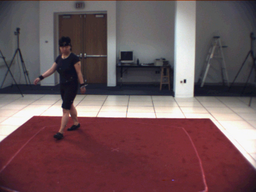
#> input picture optical_flow/video3/fr00100.png, 256 x 192 px, shrunk from 640 x 480 before the run; the run also reads 1 picture not shown here
$ python test_optical_flow.py
#> lines starting #> are read from the running program, lines starting #| are printed output that depends on the picture; long printed decimals are rounded
### optical_flow/optical_flow.py
import cv2
import numpy as np
import matplotlib.pyplot as plt


def get_gradients_optical_flow(img1, img2, Show=False):
    kernelX = np.array([[-1, 1], [-1, 1]]) * 0.25
    kernelY = np.array([[-1, -1], [1, 1]]) * 0.25
    kernelT = np.ones([2, 2]) * 0.25

    # fx -> Ix = (Ix1 + Ix2 ) / 2
    Ix = (cv2.filter2D(img1, -1, kernelX) + cv2.filter2D(img2, -1, kernelX)) / 2
    # fy -> Iy = (Iy1 + Iy2 ) / 2
    Iy = (cv2.filter2D(img1, -1, kernelY) + cv2.filter2D(img2, -1, kernelY)) / 2
    # ft -> It = It2 - It1
    It = cv2.filter2D(img2, -1, kernelT) + cv2.filter2D(img1, -1, -kernelT)

    if Show:
        cv2.imshow("Ix", Ix)
        cv2.imshow("Iy", Iy)
        cv2.imshow("It", It)
        cv2.waitKey(0)

    return Ix, Iy, It


def LK_optical_flow_v1(img1, img2, M=3, stride=1):
    if len(img1.shape) < 3 and len(img1.shape) < 3:
        dim = img1.shape
        flow = np.zeros((dim[0], dim[1], 2))

        Ix, Iy, It = get_gradients_optical_flow(img1, img2)
        Ix2 = np.power(Ix, 2)
        Iy2 = np.power(Iy, 2)

        for u in range(M, dim[0] - M + 1, stride):
            for v in range(M, dim[1] - M + 1, stride):
                sumIx2 = np.sum(Ix2[u:u+M, v:v+M])
                sumIy2 = np.sum(Iy2[u:u+M, v:v+M])
                sumIxIy = np.sum(np.multiply(Ix[u:u+M, v:v+M], Iy[u:u+M, v:v+M]))
                sumIxIt = np.sum(np.multiply(Ix[u:u+M, v:v+M], It[u:u+M, v:v+M]))
                sumIyIt = np.sum(np.multiply(Iy[u:u+M, v:v+M], It[u:u+M, v:v+M]))

                A = np.array([[sumIx2, sumIxIy], [sumIxIy, sumIy2]])
                b = np.array([[-sumIxIt], [-sumIyIt]])
                A_inv = np.linalg.pinv(A)
                result = np.dot(A_inv, b)
                flow[u, v, 0] = result[0]
                flow[u, v, 1] = result[1]

        return flow

    else:
        print("Error input data. Images must be in grayscale.")
        return


def LK_optical_flow_v2(img1, img2, M=3, stride=1):
    if len(img1.shape) < 3 and len(img1.shape) < 3:
        dim = img1.shape
        flow = np.zeros((dim[0], dim[1], 2))

        Ix, Iy, It = get_gradients_optical_flow(img1, img2)
        Ix2 = np.power(Ix, 2)
        Iy2 = np.power(Iy, 2)

        for u in range(M, dim[0] - M + 1, stride):
            for v in range(M, dim[1] - M + 1, stride):
                sumIx2 = np.sum(Ix2[u:u+M, v:v+M])
                sumIy2 = np.sum(Iy2[u:u+M, v:v+M])
                sumIxIy = np.sum(np.multiply(Ix[u:u+M, v:v+M], Iy[u:u+M, v:v+M]))
                sumIxIt = np.sum(np.multiply(Ix[u:u+M, v:v+M], It[u:u+M, v:v+M]))
                sumIyIt = np.sum(np.multiply(Iy[u:u+M, v:v+M], It[u:u+M, v:v+M]))

                denom = ((sumIx2 * sumIy2) - (sumIxIy * sumIxIy))
                if denom != 0.0:
                    flow[u, v, 0] = ((-sumIy2 * sumIxIt) + (sumIxIy * sumIyIt)) / denom
                    flow[u, v, 1] = ((sumIxIy * sumIxIt) - (sumIx2 * sumIyIt)) / denom
                else:
                    flow[u, v, 0] = 0
                    flow[u, v, 1] = 0
        return flow

    else:
        print("Error input data. Images must be in grayscale.")
        return


def HS_optical_flow(img1, img2, its=300, alpha=2, delta=10**-1, convergence=True):
    if len(img1.shape) < 3 and len(img1.shape) < 3:
        dim = img1.shape
        kernel = np.array([[1/12, 1/6, 1/12], [1/6, 0, 1/6], [1/12, 1/6, 1/12]])
        U = np.zeros_like(img1)
        V = np.zeros_like(img1)
        flow = np.zeros((dim[0], dim[1], 2))

        Ix, Iy, It = get_gradients_optical_flow(img1, img2)
        Ix2 = np.power(Ix, 2)
        Iy2 = np.power(Iy, 2)

        iter_counter = 0

        while True:
            iter_counter += 1
            # Check if our iteration is on range.
            if iter_counter > its:
                break

            # Compute local averages of the flow vectors
            uAvg = cv2.filter2D(U, -1, kernel)
            vAvg = cv2.filter2D(V, -1, kernel)
            uNumer = np.multiply((np.multiply(Ix, uAvg) + np.multiply(Iy, vAvg) + It), Ix)
            vNumer = np.multiply((np.multiply(Ix, uAvg) + np.multiply(Iy, vAvg) + It), Iy)
            Denom = (alpha ** 2) + Ix2 + Iy2

            # U -> flow[:,:,0]
            U_prev = U
            U = uAvg - np.divide(uNumer, Denom)
            # V -> flow[:,:,1]
            V = vAvg - np.divide(vNumer, Denom)

            print("Iteration number: ", iter_counter)

            #If Check if our iteration is on range.
            if convergence:
                diff = np.linalg.norm(U - U_prev, 2)
                print("Iteration number: ", iter_counter, " / Error: ", diff, diff < delta)
                if diff < delta:
                    break

        flow[:, :, 0] = U
        flow[:, :, 1] = V
        return flow
    else:
        print("Error input data. Images must be in grayscale.")
        return

def remove_noise(flow_in, th = 0.1):
    dim = flow_in.shape
    flow_out = np.zeros_like(flow_in)
    magnitude = np.linalg.norm(flow_in, axis=2)
    magnitude[magnitude < (th * (np.abs(np.max(magnitude) - np.min(magnitude))))] = 0

    for y in range(0, dim[0]):
        for x in range(0, dim[1]):
            if magnitude[y, x] != 0:
                flow_out[y, x, :] = flow_in[y, x, :]

    return flow_out


def plot_quiver(ax, flow, spacing=5, normalize=False, **kwargs):
    dim = flow.shape
    x = np.arange(0, dim[1], spacing)
    y = np.arange(0, dim[0], spacing)
    flow = flow[np.ix_(y, x)]
    X, Y = np.meshgrid(x, y)
    n = -5

    #Normalize the arrows:
    if normalize:
        eps = 0
        #eps = np.finfo(np.float32).eps
        U = np.divide(flow[:, :, 0], np.sqrt(flow[:, :, 0] ** 2 + flow[:, :, 1] ** 2) + eps)
        V = np.divide(flow[:, :, 1], np.sqrt(flow[:, :, 0] ** 2 + flow[:, :, 1] ** 2) + eps)
        U = np.nan_to_num(U)
        V = np.nan_to_num(V)
    else:
        U = flow[:, :, 0]
        V = flow[:, :, 1]

    color_array = np.sqrt(((V - n) / 2) ** 2 + ((U - n) / 2) ** 2)
    kwargs = {**dict(angles="xy", scale_units="xy"), **kwargs}
    ax.quiver(X, Y, U, V, color_array, **kwargs)
    # angles="xy", scale_units="xy", angles="uv", units="dots", angles="uv", scale_units="xy", scale=0.5, alpha=1, color="#ff44ff", units="dots", angles="uv", scale_units="dots"
    #ax.grid()
    ax.set_ylim(sorted(ax.get_ylim(), reverse=True))
    ax.set_aspect("equal")
    #ax.patch.set_alpha(0.15)
    #ax.patch.set_facecolor('gray')
    return ax


def plot_rgb(flow, img):
    dim = img.shape
    mask = np.zeros((dim[0], dim[1], 3))
    mask = mask.astype(np.uint8)
    mask[:, :, 1] = 255

    # Computes the magnitude and angle of the 2D vectors
    magnitude, angle = cv2.cartToPolar(flow[:, :, 0], flow[:, :, 1])
    # Sets image hue according to the optical flow direction
    mask[:, :, 0] = angle * 180 / np.pi / 2
    # Sets image value according to the optical flow magnitude (normalized)
    mask[:, :, 2] = cv2.normalize(magnitude, None, 0, 255, cv2.NORM_MINMAX)
    # Converts HSV to RGB (BGR) color representation
    rgb = cv2.cvtColor(mask, cv2.COLOR_HSV2BGR)
    return rgb

def draw_optical_flow(flow, img2, quiver_plot=True, scale=None, color_plot=True):
    fig2, ax2 = plt.subplots(figsize=(10, 6), nrows=1, ncols=1)
    transp = 1
    if quiver_plot:
        plot_quiver(ax2, flow, 5, normalize=False)
    if color_plot:
        transp = 0.3
        rgb1 = plot_rgb(flow, img2)
        plt.imshow(rgb1, interpolation='none')
    plt.imshow(img2, cmap='gray', interpolation='none', alpha=transp)
    plt.show()

### optical_flow/test_optical_flow.py
import cv2
import datetime

# Import our optical flow library (Lukas-Kanade and Horn-Schunck).
import optical_flow as of


def main():

    color_plot = True
    quiver_plot = True

    # Load and process images. (img1 and img2). Using 0 to read image in grayscale mode
    img1 = cv2.imread("video3/fr00100.png", 0) # 0 -> image in grayscale.
#> img1: shape (192, 256); min 13, max 255, mean 92.8
    img2 = cv2.imread("video3/fr00101.png", 0)
#> img2: shape (192, 256); min 14, max 255, mean 92.9
    img1 = img1 / 255.0
    img2 = img2 / 255.0

    # ****************************************************************************
    # ***************************** LUKAS-KANADE *********************************
    # Parameters:
    M = 11
    stride = 1

    # LK_optical_flow_v1
    start_v1 = datetime.datetime.now()
    flow_v1 = of.LK_optical_flow_v1(img1, img2, M, stride)
#> in get_gradients_optical_flow, `Ix = (cv2.filter2D(img1, -1, kernelX) + cv2.filter2D(img2, -1, kernelX..`:
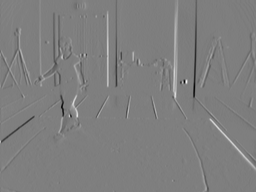
#> Ix: shape (192, 256) float64; min -0.252, max 0.254, mean -1.37e-05; drawn with min black and max white
    flow_v1 = of.remove_noise(flow_v1, 0.2)
    end_v1 = datetime.datetime.now()
    print("Tiempo de ejecución (LK_optical_flow_v1): ", (end_v1 - start_v1).total_seconds())

    # LK_optical_flow_v2
    start_v2 = datetime.datetime.now()
    flow_v2 = of.LK_optical_flow_v2(img1, img2, M, stride)
    flow_v2 = of.remove_noise(flow_v2, 0.2)
    end_v2 = datetime.datetime.now()
    print("Tiempo de ejecución (LK_optical_flow_v2): ", (end_v2 - start_v2).total_seconds())


    # ****************************************************************************
    # ******************************** HORN-SCHUNCK ******************************
    # Parameters:
    Nit = 25
    alpha = 0.1
    start_v3 = datetime.datetime.now()
    flow_v3 = of.HS_optical_flow(img1, img2, Nit, alpha, delta=10**-1, convergence=True)
#> the loop in HS_optical_flow, `while True:` made 26 passes
#> diff on passes 1 to 12: 4.32, 2.3, 1.64, 1.33, 1.14, 1.01, 0.916, 0.838, 0.773, 0.719, 0.672, 0.632
#| Iteration number:  1  / Error:  4.321 False
#| Iteration number:  2  / Error:  2.301 False
#| Iteration number:  3  / Error:  1.638 False
#| Iteration number:  4  / Error:  1.331 False
#| Iteration number:  5  / Error:  1.144 False
#| Iteration number:  6  / Error:  1.014 False
#| Iteration number:  7  / Error:  0.9158 False
#| Iteration number:  8  / Error:  0.8376 False
#> (further printed lines are left out)
#> after the loop in HS_optical_flow, `while True:`:
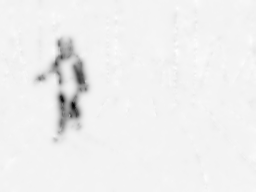
#> U: shape (192, 256) float64; min -1.33, max 0.0614, mean -0.0232; drawn with min black and max white
#> after the loop in HS_optical_flow, `while True:`:
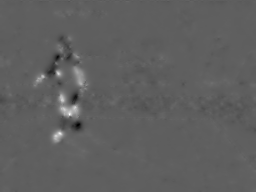
#> V: shape (192, 256) float64; min -0.399, max 0.671, mean 0.00217; drawn with min black and max white
#> after the loop in HS_optical_flow, `while True:`:
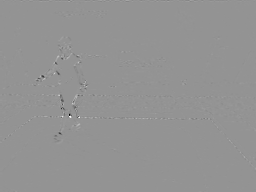
#> vNumer: shape (192, 256) float64; min -0.0037, max 0.00269, mean -9.57e-07; drawn with min black and max white
#> after the loop in HS_optical_flow, `while True:`: iter_counter = 26
    flow_v3 = of.remove_noise(flow_v3, 0.05)
    end_v3 = datetime.datetime.now()
    print("Tiempo de ejecución (HS_optical_flow): ", (end_v3 - start_v3).total_seconds())

    # ****************************************************************************
    # ************************ PLOTING QUIVER AND COLOR **************************
    of.draw_optical_flow(flow_v1, img2, quiver_plot=quiver_plot, scale=0.2, color_plot=color_plot)
#> in plot_rgb, `mask[:, :, 2] = cv2.normalize(magnitude, None, 0, 255, cv2.NORM_MINMAX)`: mask: shape (192, 256, 3); mean of channels 0, 1, 2 10.4, 255, 11.4
    of.draw_optical_flow(flow_v2, img2, quiver_plot=quiver_plot, scale=0.2, color_plot=color_plot)
    of.draw_optical_flow(flow_v3, img2, quiver_plot=quiver_plot, scale=0.000008, color_plot=color_plot)
#> call 3 of draw_optical_flow, with flow = array of shape (192, 256, 2), quiver_plot = True, scale = 8e-06, color_plot = True
#> in plot_rgb (call 3), `mask[:, :, 2] = cv2.normalize(magnitude, None, 0, 255, cv2.NORM_MINMAX)`:
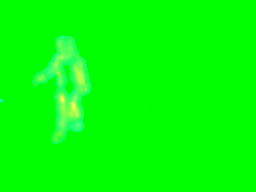
#> mask: shape (192, 256, 3); mean of channels 0, 1, 2 5.6, 255, 4.4; drawn as B, G, R
#> in plot_rgb (call 3), `rgb = cv2.cvtColor(mask, cv2.COLOR_HSV2BGR)`:
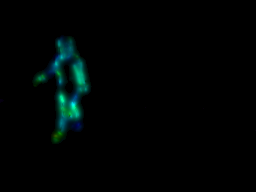
#> rgb: shape (192, 256, 3); mean B, G, R 3.5, 4.1, 0
#> in draw_optical_flow (call 3), `plt.show()`:
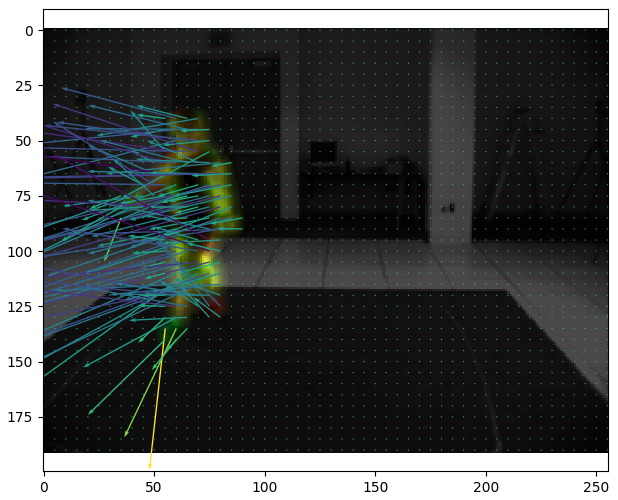
#> figure drawn by matplotlib, 1 panel; B, G, R data is drawn as R, G, B
    #of.draw_optical_flow(flow_v33, img2, quiver_plot=quiver_plot, scale=0.000008, color_plot=color_plot)


if __name__ == '__main__':
    main()
